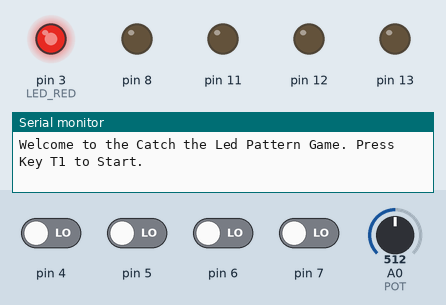
Simulated run of this sketch. Board: Arduino Uno, built with avr-gcc and run on an emulated ATmega328P. On the bench: output pins drawn as LEDs (lit = HIGH), the last lines printed to the serial monitor. Inputs (shaded band) come from the test bench; at power-on: pin 4–7 LOW, A0 (POT) = 512. Random numbers use the default seed unless the sketch sets one.

Above: at 1.25 s.
1.3 s: pin 7 driven HIGH
4.3 s: pin 7 driven LOW
At 6.6 s:
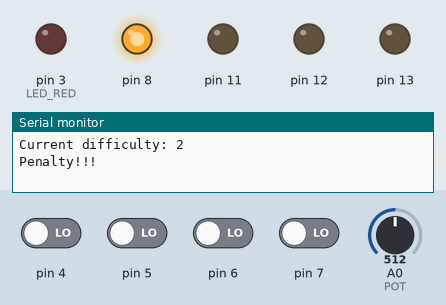
7.3 s: pin 4 driven HIGH
At 9.0 s:
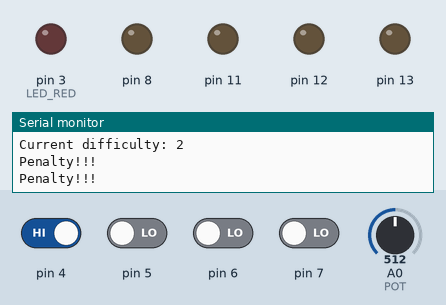
At 11.56 s:
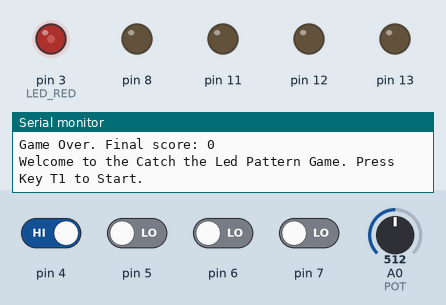
13.3 s: pin 4 driven LOW and pin 7 driven HIGH
Timing chart, 0 to 25.9 s (numbered marks = the images above; inputs shaded):
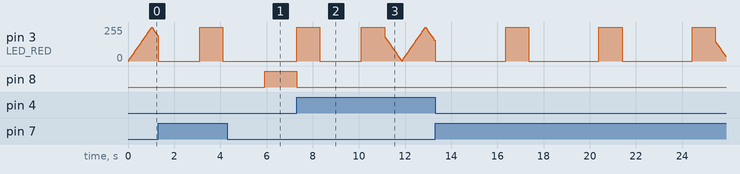

The sketch:

Assignement_1.ino
```cpp
/*
  Marco Antolini 0000977047
  Daniel Capannini 0000971194
  Roberto Sopranzetti 0000993972
*/

#include "Assignement 1.h"

extern char leds[4];
extern int ledsON[4];
extern char buttons[4];
extern int bouncing[4];
extern enum gameState state;
extern int intensity;
extern int fadingFactor;
extern float factor;
extern long t1;
extern long t2;
extern long t3;
extern int errors;
extern int score;
extern int i;
extern long temp;

void setup()
{
  leds[0] = LED1;
  leds[1] = LED2;
  leds[2] = LED3;
  leds[3] = LED4;
  buttons[0] = BUTTON1;
  buttons[1] = BUTTON2;
  buttons[2] = BUTTON3;
  buttons[3] = BUTTON4;
  for (int i = 0; i < MAX_LEDS; i++) {
    pinMode(leds[i], OUTPUT);
  }
  for (int i = 0; i < MAX_LEDS; i++) {
    pinMode(buttons[i], INPUT);
  }
  pinMode(LED_RED, OUTPUT);
  Serial.begin(9600);
  state = START;
}

void loop()
{
  switch (state) {
    case START:
      startUp();
      break;
    case SLEEP:
      goSleep();
      break;
    case WAIT:
      showPattern();
      break;
    case PLAY:
      if (millis() - temp < t3) {
        startGuessing();
      } else {
        error();
      }
      break;
    case ERROR:
      checkError();
      break;
    default:
      break;
  }
}
```

Assignement_1.cpp
```cpp
#include <Arduino.h>
#include <EnableInterrupt.h>
#include <avr/sleep.h>
#include "Assignement 1.h"

char leds[4];
int ledsON[4];
char buttons[4];
int bouncing[4];
enum gameState state;
int intensity = 0;
int fadingFactor = 5;
float factor;
long t1;
long t2;
long t3;
int errors;
int score;
int i = 0;
long temp;

void startUp()
{
  if (i == 0)
  {
    Serial.println("Welcome to the Catch the Led Pattern Game. Press Key T1 to Start.");
    enableInterrupt(buttons[0], setupDifficulty, RISING);
  }
  if (i <= 10000)
  {
    analogWrite(LED_RED, intensity);
    intensity = intensity + fadingFactor;
    if (intensity == 0 || intensity == 255)
    {
      fadingFactor = -fadingFactor;
    }
    i = i + START_DELAY;
    delay(START_DELAY);
  }
  if (i > 10000)
  {
    i = 0;
    digitalWrite(LED_RED, LOW);
    state = SLEEP;
    delay(START_DELAY);
  }
  t2 = T2;
  t3 = T3;
  errors = 0;
  score = 0;
}

void goSleep()
{
  for (int i = 0; i < MAX_LEDS; i++)
  {
    enableInterrupt(buttons[i], wakeUp, RISING);
  }
  set_sleep_mode(SLEEP_MODE_PWR_DOWN);
  sleep_enable();
  sleep_mode();
}

void wakeUp()
{
  sleep_disable();
  for (int i = 0; i < MAX_LEDS; i++)
  {
    disableInterrupt(buttons[i]);
  }
  state = START;
}

void setupDifficulty()
{
  digitalWrite(LED_RED, LOW);
  int potLevel = analogRead(POT);
  switch (potLevel)
  {
  case 0 ... 256:
    factor = FACTOR1;
    Serial.println("Current difficulty: 1");
    break;
  case 257 ... 512:
    factor = FACTOR2;
    Serial.println("Current difficulty: 2");
    break;
  case 513 ... 768:
    factor = FACTOR3;
    Serial.println("Current difficulty: 3");
    break;
  case 769 ... 1024:
    factor = FACTOR4;
    Serial.println("Current difficulty: 4");
    break;
  default:
    break;
  }
  t1 = random(5000);
  state = WAIT;
  i = 0;
  disableInterrupt(buttons[0]);
}

bool sumCheck(int array[])
{
  int sum = 0;
  for (int i = 0; i < MAX_LEDS; i++)
  {
    sum += array[i];
  }
  if (sum == 0)
  {
    return false;
  }
  return true;
}

void randomizeLeds()
{
  for (int i = 0; i < MAX_LEDS; i++)
  {
    ledsON[i] = random(2);
  }
  if (!sumCheck(ledsON))
  {
    randomizeLeds();
  }
}

void showPattern()
{
  if (i == 0)
  {
    delay(t1);
    randomizeLeds();
    for (int i = 0; i < MAX_LEDS; i++)
    {
      digitalWrite(leds[i], ledsON[i] == 1 ? HIGH : LOW);
    }
    i = 1;
    temp = millis();
  }
  for (int i = 0; i < MAX_LEDS; i++)
  {
    if (digitalRead(buttons[i]) == HIGH)
      error();
  }
  if (millis() - temp > t2)
  {
    for (int i = 0; i < MAX_LEDS; i++)
    {
      digitalWrite(leds[i], LOW);
      bouncing[i] = 0;
    }
    state = PLAY;
    delay(START_DELAY);
    temp = millis();
  }
}

void startGuessing()
{
  for (int i = 0; i < MAX_LEDS; i++)
  {
    if (digitalRead(buttons[i]) == HIGH && bouncing[i] == 0)
    {
      if (ledsON[i] == 1)
      {
        ledsON[i] = 0;
        bouncing[i] = 1;
        digitalWrite(leds[i], HIGH);
        if (!sumCheck(ledsON))
        {
          delay(1000);
          win();
        }
      }
      else
      {
        error();
      }
    }
  }
}

void error()
{
  for (int i = 0; i < MAX_LEDS; i++)
  {
    disableInterrupt(buttons[i]);
  }
  state = ERROR;
}

void checkError()
{
  for (int i = 0; i < MAX_LEDS; i++)
  {
    digitalWrite(leds[i], LOW);
  }
  errors++;
  if (errors < 3)
  {
    Serial.println("Penalty!!!");
    state = WAIT;
  }
  else
  {
    Serial.print("Game Over. Final score: ");
    Serial.println(score);
    state = START;
    score = 0;
    errors = 0;
  }
  i = 0;
  digitalWrite(LED_RED, HIGH);
  delay(1000);
  digitalWrite(LED_RED, LOW);
}

void win()
{
  for (int i = 0; i < MAX_LEDS; i++)
  {
    digitalWrite(leds[i], LOW);
  }
  score++;
  Serial.print("New point! Score: ");
  Serial.println(score);
  t2 = (t2 * factor < MIN_T) ? MIN_T : t2 * factor;
  t3 = (t3 * factor < MIN_T) ? MIN_T : t3 * factor;
  state = WAIT;
  i = 0;
  delay(START_DELAY);
}
```

Assignement_1.h
```cpp
#ifndef __ASSIGNEMENT_1_H__
#define __ASSIGNEMENT_1_H__

#include <Arduino.h>

#define LED1 13
#define LED2 12
#define LED3 11
#define LED4 8
#define LED_RED 3
#define BUTTON1 7
#define BUTTON2 6
#define BUTTON3 5
#define BUTTON4 4
#define POT A0
#define MAX_LEDS 4
#define MAX_ERROR 3
#define FACTOR1 0.9
#define FACTOR2 0.8
#define FACTOR3 0.7
#define FACTOR4 0.6
#define START_DELAY 20
#define T2 5000
#define T3 10000
#define MIN_T 100

enum gameState {START, SLEEP, WAIT, PLAY, ERROR};

void startUp();

void goSleep();

void wakeUp();

void setupDifficulty();

bool sumCheck(int array[]);

void randomizeLeds();

void showPattern();

void startGuessing();

void error();

void checkError();

void win();

#endif
```

Measured:
- after the input at 4.3 s, pin 8: LOW → HIGH after 1.6 s
